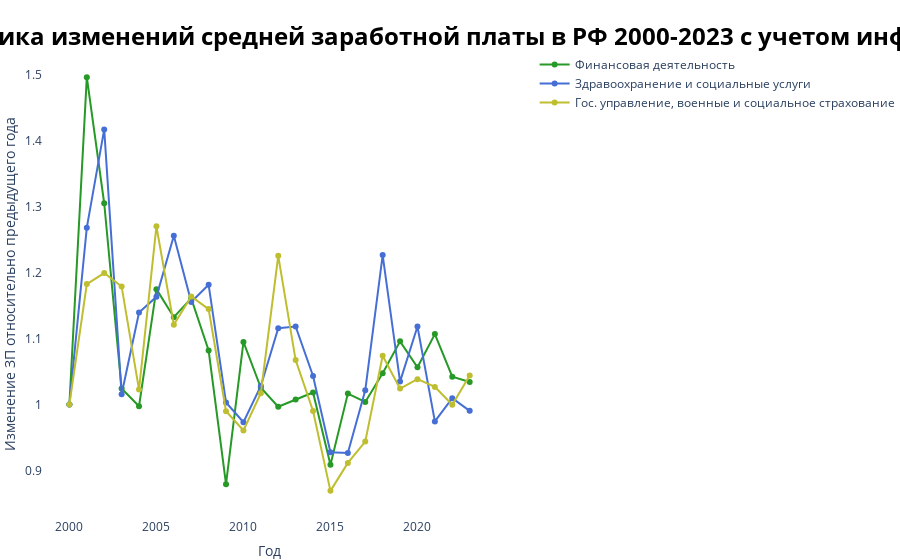

Source (notebook cell):
### Code cell
# График динамики изменения средней заработной платы с учетом инфляции
salary_delta_fig = make_subplots(specs=[[{'secondary_y': True}]])
salary_delta_fig.add_trace(go.Scatter(x=df_salary_delta.index, y=df_salary_delta['Финансовая деятельность'], mode='lines+markers', 
                                      name='Финансовая деятельность', line_color='#269926'), 
                     secondary_y=False)
salary_delta_fig.add_trace(go.Scatter(x=df_salary_delta.index, y=df_salary_delta['Здравоохранение и социальные услуги'], mode='lines+markers', 
                                name='Здравоохранение и социальные услуги', line_color='#466FD5'), secondary_y=False)
salary_delta_fig.add_trace(go.Scatter(x=df_salary_delta.index, y=df_salary_delta['Гос. управление, военные и социальное страхование'], mode='lines+markers', 
                                name='Гос. управление, военные и социальное страхование', line_color='#BFBE30'), secondary_y=False)
salary_delta_fig.update_layout(title={'text': '<b>Динамика изменений средней заработной платы в РФ 2000-2023 с учетом инфляции</b>', 'x': 0.5, 'y':0.95,
                                'font':{'size': 24, 'color': 'Black'}}, plot_bgcolor='white', margin={'l': 30, 'r': 0, 't': 50, 'b': 0}, 
                         xaxis_title='Год', yaxis={'title': 'Изменение ЗП относительно предыдущего года'})

salary_delta_fig.show()

### Figure 1 — Plotly figure (JSON) as saved in the notebook; plotly's stock layout.template omitted (floating-point values rounded to 4 significant figures)
{"data": [{"line": {"color": "#269926"}, "mode": "lines+markers", "name": "Финансовая деятельность", "type": "scatter", "x": [2000, 2001, 2002, 2003, 2004, 2005, 2006, 2007, 2008, 2009, 2010, 2011, 2012, 2013, 2014, 2015, 2016, 2017, 2018, 2019, 2020, 2021, 2022, 2023], "xaxis": "x", "y": [1, 1.496, 1.305, 1.024, 0.9972, 1.175, 1.132, 1.161, 1.082, 0.8792, 1.095, 1.025, 0.9965, 1.008, 1.018, 0.9086, 1.016, 1.004, 1.047, 1.096, 1.056, 1.107, 1.042, 1.034], "yaxis": "y"}, {"line": {"color": "#466FD5"}, "mode": "lines+markers", "name": "Здравоохранение и социальные услуги", "type": "scatter", "x": [2000, 2001, 2002, 2003, 2004, 2005, 2006, 2007, 2008, 2009, 2010, 2011, 2012, 2013, 2014, 2015, 2016, 2017, 2018, 2019, 2020, 2021, 2022, 2023], "xaxis": "x", "y": [1, 1.268, 1.417, 1.015, 1.139, 1.163, 1.256, 1.155, 1.181, 1.003, 0.973, 1.028, 1.115, 1.118, 1.043, 0.9274, 0.9264, 1.021, 1.226, 1.035, 1.118, 0.9743, 1.009, 0.9903], "yaxis": "y"}, {"line": {"color": "#BFBE30"}, "mode": "lines+markers", "name": "Гос. управление, военные и социальное страхование", "type": "scatter", "x": [2000, 2001, 2002, 2003, 2004, 2005, 2006, 2007, 2008, 2009, 2010, 2011, 2012, 2013, 2014, 2015, 2016, 2017, 2018, 2019, 2020, 2021, 2022, 2023], "xaxis": "x", "y": [1, 1.182, 1.199, 1.179, 1.023, 1.27, 1.121, 1.164, 1.145, 0.9898, 0.9604, 1.017, 1.225, 1.067, 0.9901, 0.869, 0.9113, 0.9436, 1.074, 1.024, 1.038, 1.027, 0.9994, 1.044], "yaxis": "y"}], "layout": {"margin": {"b": 0, "l": 30, "r": 0, "t": 50}, "plot_bgcolor": "white", "title": {"font": {"color": "Black", "size": 24}, "text": "<b>Динамика изменений средней заработной платы в РФ 2000-2023 с учетом инфляции</b>", "x": 0.5, "y": 0.95}, "xaxis": {"anchor": "y", "domain": [0, 0.94], "title": {"text": "Год"}}, "yaxis": {"anchor": "x", "domain": [0, 1], "title": {"text": "Изменение ЗП относительно предыдущего года"}}, "yaxis2": {"anchor": "x", "overlaying": "y", "side": "right"}}}
